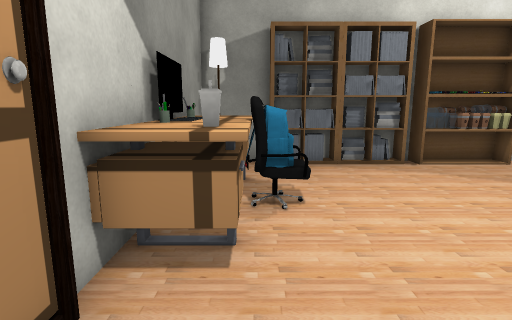
view 1 (above)

12 first-person views from a walk through a Unity game level. The camera is 1.3 m above the floor, tilts 10° down and sees 80° across. The floor is counted in squares, 0.58 m on a side. Each view is taken from the middle of a square. On the plan, view 1 faces up. The plan holds only what a view shows up to about 18 squares ahead; the rest is blank. The player is left out. Some surface patterns are stand-ins.

view 2
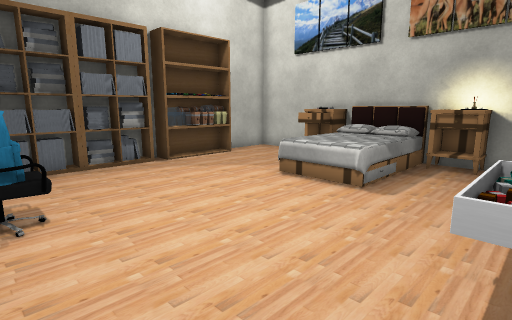

view 3
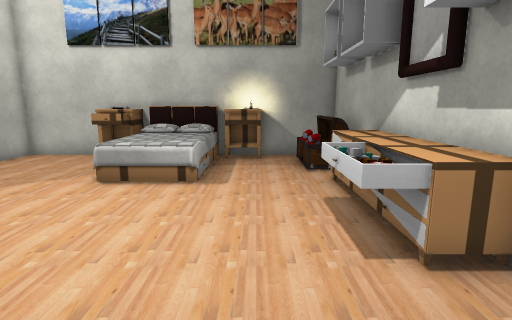

view 4
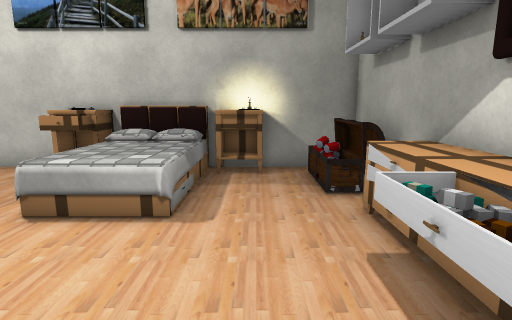

view 5
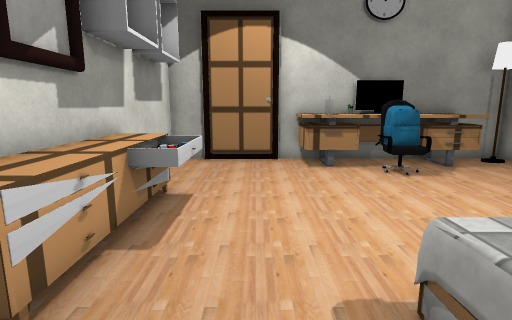

view 6
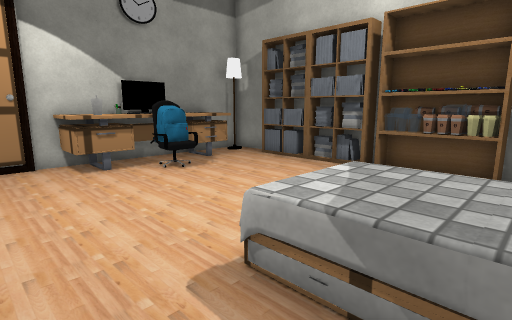

view 7
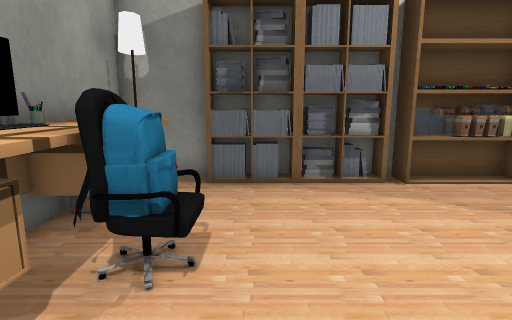

view 8
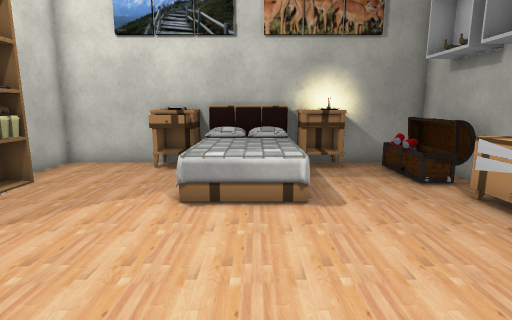

view 9
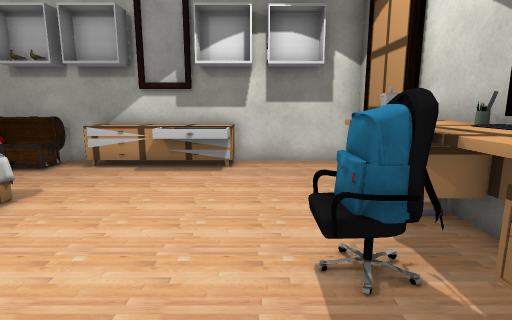

view 10
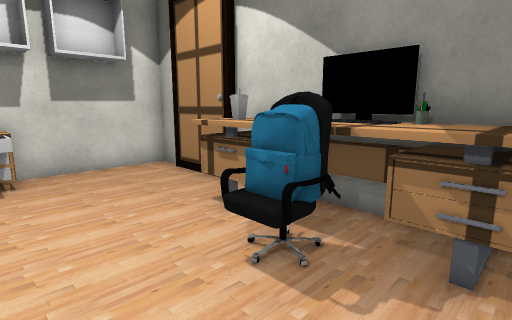

view 11
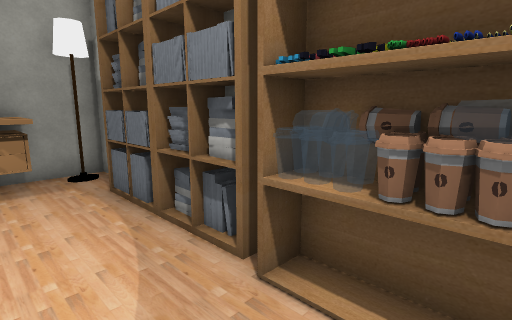

view 12
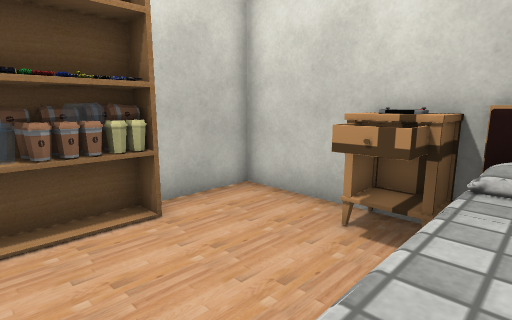

### Floor plan
Key: @ floor where view 1 was taken; # wall or solid block; . floor; ^ raised ledge; B books; C cup; K keyboard; H chair; T table; E bed; R dresser; S shelf; A chest; O other object.
Columns run from 2 left of view 1 to 13 right of it. Each row starts with its distance up from view 1.
 13 #######B# C ####
 12 #O###BBB#OCCOC.#
 11 #.........  ...#
 10 ^^^............#
  9 ^^^...........T#
  8 #KHH.........TTT
  7 KKHH......EEEET#
  6 #^HH......EEEEEE
  5 ^C^.......EEEEEE
  4 ^^^.......EEEEEE
  3 #.............^^
  2 #.............^^
  1 #....RRR.......#
  0 #.@..RRRRRR...O#
 -1 #....RRRRRR SAA#
 -2 ################

Where each view was taken, in squares from view 1:
view 1: 0 up, 0 right, facing up
view 2: 0 up, 0 right, facing up-right
view 3: 2 up, 1 left, facing right
view 4: 2 up, 2 right, facing right
view 5: 2 up, 11 right, facing left
view 6: 1 up, 11 right, facing up-left
view 7: 3 up, 2 right, facing up
view 8: 5 up, 1 right, facing right
view 9: 11 up, 2 right, facing down
view 10: 10 up, 4 right, facing down-left
view 11: 9 up, 9 right, facing up-left
view 12: 6 up, 7 right, facing up-right
